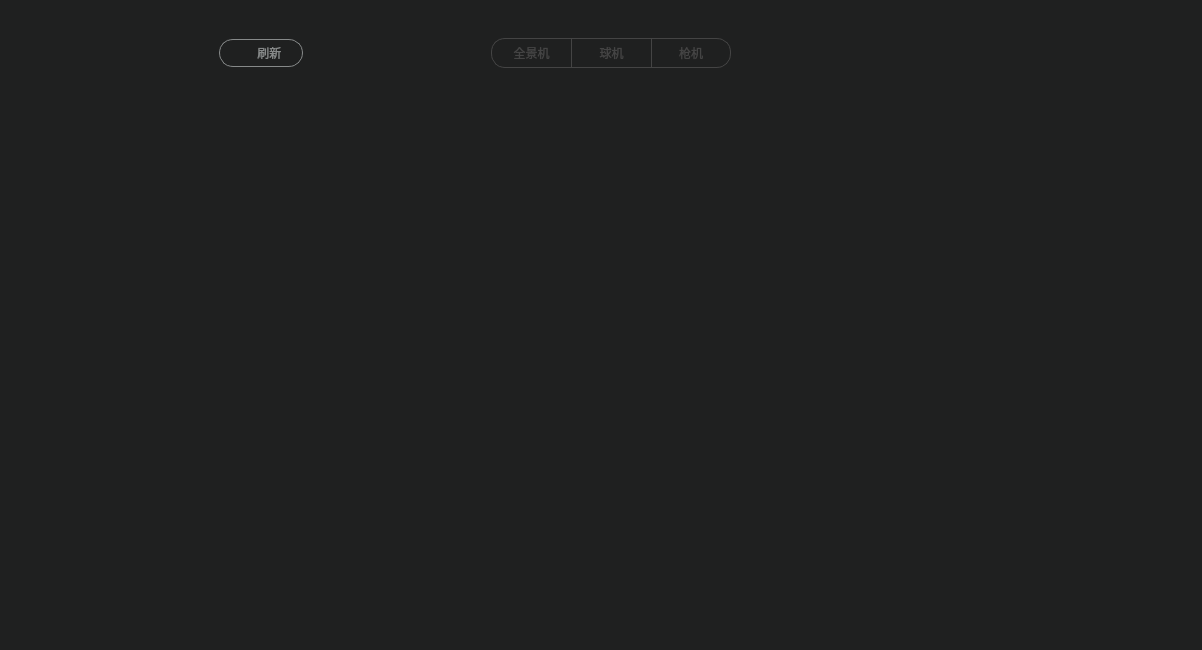
<?xml version="1.0" encoding="UTF-8"?>
<ui version="4.0">
 <class>deviceManageWgt</class>
 <widget class="QWidget" name="deviceManageWgt">
  <property name="geometry">
   <rect>
    <x>0</x>
    <y>0</y>
    <width>1202</width>
    <height>650</height>
   </rect>
  </property>
  <property name="windowTitle">
   <string>Form</string>
  </property>
  <property name="styleSheet">
   <string notr="true">QWidget#widget{
background:#1f2020;
box-shadow:0 10px 20px 3px rgba(0,0,0,0.50);
}</string>
  </property>
  <layout class="QHBoxLayout" name="horizontalLayout">
   <property name="spacing">
    <number>0</number>
   </property>
   <property name="leftMargin">
    <number>0</number>
   </property>
   <property name="topMargin">
    <number>0</number>
   </property>
   <property name="rightMargin">
    <number>0</number>
   </property>
   <property name="bottomMargin">
    <number>0</number>
   </property>
   <item>
    <widget class="QWidget" name="widget" native="true">
     <layout class="QGridLayout" name="gridLayout">
      <property name="leftMargin">
       <number>210</number>
      </property>
      <property name="topMargin">
       <number>36</number>
      </property>
      <property name="rightMargin">
       <number>210</number>
      </property>
      <property name="bottomMargin">
       <number>20</number>
      </property>
      <property name="spacing">
       <number>0</number>
      </property>
      <item row="0" column="0">
       <layout class="QVBoxLayout" name="verticalLayout">
        <property name="spacing">
         <number>5</number>
        </property>
        <item>
         <widget class="QWidget" name="refreshWgt" native="true">
          <property name="minimumSize">
           <size>
            <width>780</width>
            <height>44</height>
           </size>
          </property>
          <property name="maximumSize">
           <size>
            <width>16777215</width>
            <height>44</height>
           </size>
          </property>
          <property name="styleSheet">
           <string notr="true"/>
          </property>
          <layout class="QHBoxLayout" name="horizontalLayout_3">
           <property name="spacing">
            <number>20</number>
           </property>
           <property name="topMargin">
            <number>0</number>
           </property>
           <property name="rightMargin">
            <number>9</number>
           </property>
           <property name="bottomMargin">
            <number>10</number>
           </property>
           <item>
            <widget class="commonPushButton" name="toolButton">
             <property name="minimumSize">
              <size>
               <width>84</width>
               <height>28</height>
              </size>
             </property>
             <property name="maximumSize">
              <size>
               <width>84</width>
               <height>28</height>
              </size>
             </property>
             <property name="layoutDirection">
              <enum>Qt::LeftToRight</enum>
             </property>
             <property name="styleSheet">
              <string notr="true">#toolButton{
border:1px solid #868989;
border-radius:14px;
color:#868989;
font-family:&quot;微软雅黑&quot;;
font-size:12px;
background-image:url(:/image/image/refresh.png);
border-size:26px 14px;
background-repeat:no-repeat; 
background-position:left;
}
#toolButton:pressed{
padding-left:3px;
padding-top:3px;
}
#toolButton:hover{
border:1px solid #eeeeee;
color:#eeeeee;
background-image:url(:/image/image/refreshb.png);
}</string>
             </property>
             <property name="text">
              <string>     刷新</string>
             </property>
             <property name="autoRepeat">
              <bool>false</bool>
             </property>
            </widget>
           </item>
           <item>
            <spacer name="horizontalSpacer_2">
             <property name="orientation">
              <enum>Qt::Horizontal</enum>
             </property>
             <property name="sizeHint" stdset="0">
              <size>
               <width>40</width>
               <height>20</height>
              </size>
             </property>
            </spacer>
           </item>
           <item>
            <layout class="QHBoxLayout" name="horizontalLayout_2">
             <property name="spacing">
              <number>0</number>
             </property>
             <item>
              <widget class="commonPushButton" name="panoramicBtn">
               <property name="minimumSize">
                <size>
                 <width>80</width>
                 <height>30</height>
                </size>
               </property>
               <property name="maximumSize">
                <size>
                 <width>80</width>
                 <height>30</height>
                </size>
               </property>
               <property name="styleSheet">
                <string notr="true">#panoramicBtn{
border:1px solid #444444;
border-right:none;
border-top-left-radius:14px;
border-bottom-left-radius:14px;
font-family:&quot;微软雅黑&quot;;
font-size:12px;
color:#444444;
}
#panoramicBtn:checked{
color:#ffffff;
background:#444444;
}</string>
               </property>
               <property name="text">
                <string>全景机</string>
               </property>
               <property name="checkable">
                <bool>true</bool>
               </property>
               <property name="autoExclusive">
                <bool>true</bool>
               </property>
              </widget>
             </item>
             <item>
              <widget class="commonPushButton" name="ptzBtn">
               <property name="minimumSize">
                <size>
                 <width>80</width>
                 <height>30</height>
                </size>
               </property>
               <property name="maximumSize">
                <size>
                 <width>80</width>
                 <height>30</height>
                </size>
               </property>
               <property name="styleSheet">
                <string notr="true">#ptzBtn{
border:1px solid #444444;
border-right:none;
font-family:&quot;微软雅黑&quot;;
font-size:12px;
color:#444444;
}
#ptzBtn:checked{
color:#ffffff;
background:#444444;
}</string>
               </property>
               <property name="text">
                <string>球机</string>
               </property>
               <property name="checkable">
                <bool>true</bool>
               </property>
               <property name="autoExclusive">
                <bool>true</bool>
               </property>
              </widget>
             </item>
             <item>
              <widget class="commonPushButton" name="spyBtn">
               <property name="minimumSize">
                <size>
                 <width>80</width>
                 <height>30</height>
                </size>
               </property>
               <property name="maximumSize">
                <size>
                 <width>80</width>
                 <height>30</height>
                </size>
               </property>
               <property name="styleSheet">
                <string notr="true">#spyBtn{
border:1px solid #444444;
font-family:&quot;微软雅黑&quot;;
border-top-right-radius:14px;
border-bottom-right-radius:14px;
font-size:12px;
color:#444444;
}
#spyBtn:checked{
color:#ffffff;
background:#444444;
}</string>
               </property>
               <property name="text">
                <string>枪机</string>
               </property>
               <property name="checkable">
                <bool>true</bool>
               </property>
               <property name="autoExclusive">
                <bool>true</bool>
               </property>
              </widget>
             </item>
            </layout>
           </item>
           <item>
            <spacer name="horizontalSpacer">
             <property name="orientation">
              <enum>Qt::Horizontal</enum>
             </property>
             <property name="sizeHint" stdset="0">
              <size>
               <width>40</width>
               <height>20</height>
              </size>
             </property>
            </spacer>
           </item>
           <item>
            <spacer name="horizontalSpacer_3">
             <property name="orientation">
              <enum>Qt::Horizontal</enum>
             </property>
             <property name="sizeType">
              <enum>QSizePolicy::Fixed</enum>
             </property>
             <property name="sizeHint" stdset="0">
              <size>
               <width>84</width>
               <height>20</height>
              </size>
             </property>
            </spacer>
           </item>
          </layout>
         </widget>
        </item>
        <item>
         <widget class="deviceTittleWgt" name="tittleWgt" native="true">
          <property name="minimumSize">
           <size>
            <width>780</width>
            <height>44</height>
           </size>
          </property>
          <property name="maximumSize">
           <size>
            <width>16777215</width>
            <height>44</height>
           </size>
          </property>
         </widget>
        </item>
        <item>
         <widget class="QStackedWidget" name="listStackedWidget">
          <property name="minimumSize">
           <size>
            <width>780</width>
            <height>0</height>
           </size>
          </property>
          <widget class="QWidget" name="homePage">
           <layout class="QGridLayout" name="gridLayout_2">
            <property name="leftMargin">
             <number>0</number>
            </property>
            <property name="topMargin">
             <number>0</number>
            </property>
            <property name="rightMargin">
             <number>0</number>
            </property>
            <property name="bottomMargin">
             <number>0</number>
            </property>
            <property name="spacing">
             <number>0</number>
            </property>
            <item row="0" column="0">
             <widget class="deviceManageListView" name="listView">
              <property name="styleSheet">
               <string notr="true">background:#1f2020;
border:none;</string>
              </property>
             </widget>
            </item>
           </layout>
          </widget>
          <widget class="QWidget" name="ptzPage">
           <layout class="QGridLayout" name="gridLayout_3">
            <property name="leftMargin">
             <number>0</number>
            </property>
            <property name="topMargin">
             <number>0</number>
            </property>
            <property name="rightMargin">
             <number>0</number>
            </property>
            <property name="bottomMargin">
             <number>0</number>
            </property>
            <property name="spacing">
             <number>0</number>
            </property>
            <item row="0" column="0">
             <widget class="ptzManageListView" name="ptzListView">
              <property name="styleSheet">
               <string notr="true">background:#1f2020;
border:none;</string>
              </property>
             </widget>
            </item>
           </layout>
          </widget>
          <widget class="QWidget" name="spyPage">
           <layout class="QGridLayout" name="gridLayout_4">
            <property name="leftMargin">
             <number>0</number>
            </property>
            <property name="topMargin">
             <number>0</number>
            </property>
            <property name="rightMargin">
             <number>0</number>
            </property>
            <property name="bottomMargin">
             <number>0</number>
            </property>
            <property name="spacing">
             <number>0</number>
            </property>
            <item row="0" column="0">
             <widget class="spyManageListView" name="spyListView">
              <property name="styleSheet">
               <string notr="true">background:#1f2020;
border:none;</string>
              </property>
             </widget>
            </item>
           </layout>
          </widget>
         </widget>
        </item>
       </layout>
      </item>
     </layout>
    </widget>
   </item>
  </layout>
 </widget>
 <customwidgets>
  <customwidget>
   <class>deviceTittleWgt</class>
   <extends>QWidget</extends>
   <header>devicetittlewgt.h</header>
   <container>1</container>
  </customwidget>
  <customwidget>
   <class>deviceManageListView</class>
   <extends>QListView</extends>
   <header>devicemanagelistview.h</header>
  </customwidget>
  <customwidget>
   <class>commonPushButton</class>
   <extends>QPushButton</extends>
   <header>commonPushButton.h</header>
  </customwidget>
  <customwidget>
   <class>ptzManageListView</class>
   <extends>QListView</extends>
   <header>ptzManageListView.h</header>
  </customwidget>
  <customwidget>
   <class>spyManageListView</class>
   <extends>QListView</extends>
   <header>spyManageListView.h</header>
  </customwidget>
 </customwidgets>
 <resources/>
 <connections/>
</ui>
